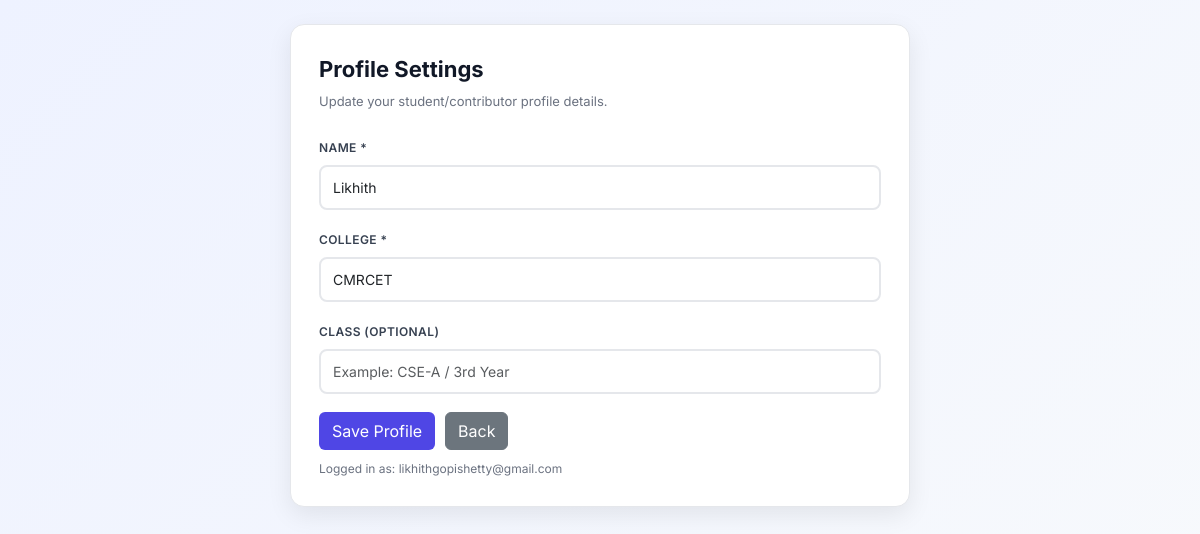
Screenshot of /profile (signed in) with the database file from the repository.
### tables this page shows
CREATE TABLE users(
        id INTEGER PRIMARY KEY AUTOINCREMENT,
        username TEXT UNIQUE,
        password TEXT,
        role TEXT,
        designation TEXT,
        approved INTEGER DEFAULT 1
    , full_name TEXT, college TEXT, class_name TEXT, is_banned INTEGER DEFAULT 0);

### app.py (the view, shortened to what this page needs)
@app.route("/profile", methods=["GET", "POST"])
def profile_settings():
    if "role" not in session:
        return redirect("/")
    if session["role"] not in ["student", "contributor"]:
        return redirect("/dashboard")
    conn = sqlite3.connect("database.db")
    cur = conn.cursor()
    cur.execute(
        "SELECT full_name, college, class_name FROM users WHERE username=?",
        (session["user"],)
    )
    profile = cur.fetchone()
    conn.close()
    return render_template(
        "profile.html",
        role=session["role"],
        user=session["user"],
        full_name=profile[0] if profile else "",
        college=profile[1] if profile else "",
        class_name=profile[2] if profile and profile[2] else ""
    )

### templates/profile.html (shortened to what this page needs)
<!DOCTYPE html>
<html>
<head>
<link href="https://cdn.jsdelivr.net/npm/bootstrap@5.3.2/dist/css/bootstrap.min.css" rel="stylesheet">
</head>
<body>
<div class="profile-wrap">
<div class="profile-card">
<div class="title">Profile Settings</div>
<div class="subtitle">Update your student/contributor profile details.</div>
<form method="POST">
  <div class="mb-3">
    <label class="form-label">Name *</label>
    <input type="text" name="full_name" class="form-control" value="{{ full_name }}" required>
  </div>
  <div class="mb-3">
    <label class="form-label">College *</label>
    <input type="text" name="college" class="form-control" value="{{ college }}" required>
  </div>
  <div class="mb-3">
    <label class="form-label">Class (Optional)</label>
    <input type="text" name="class_name" class="form-control" value="{{ class_name }}" placeholder="Example: CSE-A / 3rd Year">
  </div>
  <div class="actions">
    <button type="submit" class="btn btn-save">Save Profile</button>
    <a href="/dashboard" class="btn btn-secondary">Back</a>
  </div>
</form>
<div class="note">Logged in as: {{ user }}</div>
</div>
</div>
</body>
</html>

### templates/profile.html (style rules this page uses)
* { font-family:'Inter',sans-serif; }
body { background:linear-gradient(135deg,#eef2ff,#f8fafc); min-height:100vh; padding:24px; }
.profile-wrap { max-width:620px; margin:0 auto; }
.profile-card { background:white; border-radius:14px; padding:28px; box-shadow:0 8px 24px rgba(0,0,0,0.08); border:1px solid #e5e7eb; }
.title { font-size:22px; font-weight:700; color:#111827; margin-bottom:6px; }
.subtitle { font-size:13px; color:#6b7280; margin-bottom:22px; }
.form-label { font-size:12px; font-weight:600; text-transform:uppercase; color:#374151; letter-spacing:0.4px; }
.form-control { font-size:14px; padding:10px 12px; border:2px solid #e5e7eb; border-radius:8px; }
.actions { display:flex; gap:10px; margin-top:18px; }
.btn-save { background:#4f46e5; color:white; }
.note { font-size:12px; color:#6b7280; margin-top:10px; }

### rows the page displays
users: full_name "Likhith", college "CMRCET", username "likhithgopishetty@gmail.com"
